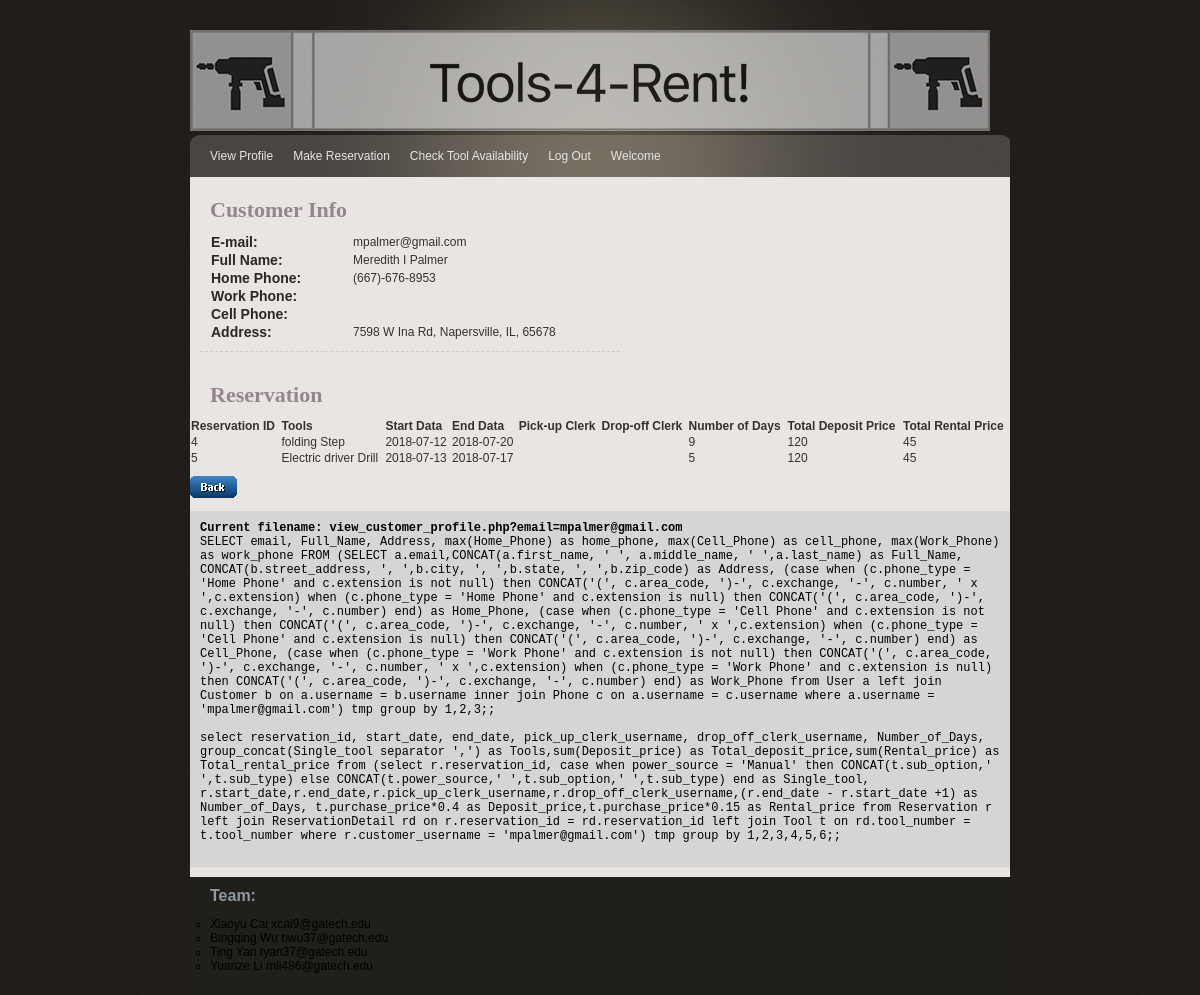
The app's page /view_customer_profile.php?email=mpalmer@gmail.com with its own data.
### tables this page shows
CREATE TABLE Reservation(
	reservation_id INT NOT NULL AUTO_INCREMENT,
	customer_username VARCHAR(50) NOT NULL,
	start_date DATE NOT NULL,
	end_date DATE NOT NULL,
	pick_up_clerk_username VARCHAR(50) NULL,
	drop_off_clerk_username VARCHAR(50) NULL,
	card_number VARCHAR(50) NOT NULL,
	UNIQUE KEY reservation_id (reservation_id),
	PRIMARY KEY (reservation_id),
	FOREIGN KEY (customer_username)
		REFERENCES Customer(username),
	FOREIGN KEY (pick_up_clerk_username)
		REFERENCES Clerk(username),
	FOREIGN KEY (drop_off_clerk_username)
		REFERENCES Clerk(username),
	FOREIGN KEY (card_number)
		REFERENCES CreditCard(card_number) ON DELETE CASCADE ON UPDATE CASCADE
);

### view_customer_profile.php (the view, shortened to what this page needs)
<?php
include('lib/common.php');
include("lib/header.php");
$email = $_GET[email];
    $query = "SELECT email, Full_Name, Address, max(Home_Phone) as home_phone, max(Cell_Phone) as cell_phone, max(Work_Phone) as work_phone ".
        "FROM (SELECT a.email,CONCAT(a.first_name, ' ', a.middle_name, ' ',a.last_name) as Full_Name, ".
        "CONCAT(b.street_address, ', ',b.city, ', ',b.state, ', ',b.zip_code) as Address, ".
        "(case when (c.phone_type = 'Home Phone' and c.extension is not null) ".
        "then CONCAT('(', c.area_code, ')-', c.exchange, '-', c.number, ' x ',c.extension) ".
        "when (c.phone_type = 'Home Phone' and c.extension is null) ".
        "then CONCAT('(', c.area_code, ')-', c.exchange, '-', c.number) end) as Home_Phone, ".
        "(case when (c.phone_type = 'Cell Phone' and c.extension is not null) ".
        "then CONCAT('(', c.area_code, ')-', c.exchange, '-', c.number, ' x ',c.extension) ".
        "when (c.phone_type = 'Cell Phone' and c.extension is null) ".
        "then CONCAT('(', c.area_code, ')-', c.exchange, '-', c.number) end) as Cell_Phone, ".
        "(case when (c.phone_type = 'Work Phone' and c.extension is not null) ".
        "then CONCAT('(', c.area_code, ')-', c.exchange, '-', c.number, ' x ',c.extension) ".
        "when (c.phone_type = 'Work Phone' and c.extension is null) ".
        "then CONCAT('(', c.area_code, ')-', c.exchange, '-', c.number) end) as Work_Phone ".
        "from User a left join Customer b on a.username = b.username ".
        "inner join Phone c on a.username = c.username ".
        "where a.username = '$email') tmp group by 1,2,3;";
    $result_cust_info = mysqli_query($db, $query);
    if ( !is_bool($result_cust_info) && (mysqli_num_rows($result_cust_info) > 0) ) {
        $row_cust_info = mysqli_fetch_array($result_cust_info, MYSQLI_ASSOC);
    } else {
        array_push($error_msg,  "Query ERROR: Failed to get User profile...<br>" . __FILE__ ." line:". __LINE__ );
    }
    $query ="select reservation_id, start_date, end_date, pick_up_clerk_username, drop_off_clerk_username, Number_of_Days, ".
        "group_concat(Single_tool separator ',') as Tools,sum(Deposit_price) as Total_deposit_price,sum(Rental_price) as Total_rental_price ".
        "from (select r.reservation_id, ".
        "case when power_source = 'Manual' then CONCAT(t.sub_option,' ',t.sub_type) else CONCAT(t.power_source,' ',t.sub_option,' ',t.sub_type) end as Single_tool, ".
        "r.start_date,r.end_date,r.pick_up_clerk_username,r.drop_off_clerk_username,(r.end_date - r.start_date +1) as Number_of_Days, ".
        "t.purchase_price*0.4 as Deposit_price,t.purchase_price*0.15 as Rental_price ".
        "from Reservation r ".
        "left join ReservationDetail rd on r.reservation_id = rd.reservation_id ".
        "left join Tool t on rd.tool_number = t.tool_number ".
        "where r.customer_username = '$email') tmp group by 1,2,3,4,5,6;";
    $result_resv = mysqli_query($db, $query);
?>
<?php include("lib/header.php"); ?>
</head>
<body>
<div id="main_container">
    <?php include("lib/menu_customer.php"); ?>
    <div class="center_content">
        <div class="center_left">
            <div class="title_name">
                <?php print "Customer Info"; ?>
            </div>
            <div class="features">
                <div class="profile_section">
                    <table>
                        <tr>
                            <td class="item_label">E-mail:</td>
                            <td>
                                <?php print $row_cust_info['email'] ?>
                            </td>
                        </tr>
                        <tr>
                            <td class="item_label">Full Name:</td>
                            <td>
                                <?php print $row_cust_info['Full_Name'] ?>
                            </td>
                        </tr>
                        <tr>
                            <td class="item_label">Home Phone:</td>
                            <td>
                                <?php print $row_cust_info['home_phone'] ?>
                            </td>
                        </tr>
                        <tr>
                            <td class="item_label">Work Phone:</td>
                            <td>
                            </td>
                        </tr>
                        <tr>
                            <td class="item_label">Cell Phone:</td>
                            <td>
                            </td>
                        </tr>
                        <tr>
                            <td class="item_label">Address:</td>
                            <td>
                                <?php print $row_cust_info['Address'] ?>
                            </td>
                        </tr>
                    </table>
                </div>
            </div>
        </div>
        <div class="center_content">
            <div class="center_left">
                <div class="title_name"><?php print "Reservation"; ?> </div>
            </div>
        </div>
        <table>
            <tr>
                <th>Reservation ID</th>
                <th>Tools</th>
                <th>Start Data</th>
                <th>End Data</th>
                <th>Pick-up Clerk</th>
                <th>Drop-off Clerk</th>
                <th>Number of Days</th>
                <th>Total Deposit Price</th>
                <th>Total Rental Price</th>
            </tr>
            <?php
            if (isset($result_resv)) {
                while ($row = mysqli_fetch_array($result_resv, MYSQLI_ASSOC)){
                    print "<tr>";
                    print "<td>{$row['reservation_id']}</td>";
                    print "<td>{$row['Tools']}</td>";
                    print "<td>{$row['start_date']}</td>";
                    print "<td>{$row['end_date']}</td>";
                    print "<td>{$row['pick_up_clerk_username']}</td>";
                    print "<td>{$row['drop_off_clerk_username']}</td>";
                    print "<td>{$row['Number_of_Days']}</td>";
                    print "<td>{$row['Total_deposit_price']}</td>";
                    print "<td>{$row['Total_rental_price']}</td>";
                    print "</tr>";
                }
            } ?>
        </table>
        <div class="center_content">
            <form action="customer_report.php" method="post" enctype="multipart/form-data">
                <input type="image" src="img/button_back.gif" />
            </form>
        </div>
        <?php include("lib/error.php"); ?>
    </div>
    <?php include("lib/footer.php"); ?>
</div>
</body>
</html>

### css/gtonline_style.css (style rules this page uses)
body { background:url(../img/bg.gif) repeat #000000; padding:0; font-family: Verdana, Geneva, sans-serif; font-size:12px; margin:auto auto auto auto; color:#36322b; }
table { width: 100%; border-collapse: collapse; }
th, td { padding: 1px; text-align: left; }
#main_container { width:820px; height:auto; margin:auto; padding:0px; }
.title_name { width: auto; font-family: Georgia, serif; font-weight:bold; font-size:22px; color:#96858F; margin:0px 10px 0px 10px; }
.item_label { font-family: Verdana, Geneva, sans-serif; width:140px; font-weight:bold; font-size:14px; color:#2e2721; }
.center_content { width:820px; height:auto; padding:10px 0px 10px 0px; clear:both; background-color:#E9E5E2; }
.center_left { width:600px; float:left; padding:10px 10px 10px 10px; }
.profile_section { float:left; width:400px; border-bottom:1px #CCCCCC dashed; padding:10px 10px 10px 10px; }

### records on screen
reservation: reservation_id "4", Tools "folding Step", start_date "2018-07-12", end_date "2018-07-20", Number_of_Days "9", Total_deposit_price "120", Total_rental_price "45"
reservation: reservation_id "5", Tools "Electric driver Drill", start_date "2018-07-13", end_date "2018-07-17", Number_of_Days "5", Total_deposit_price "120", Total_rental_price "45"

### other values on screen
$row_cust_info['email'] "mpalmer@gmail.com"
$row_cust_info['Full_Name'] "Meredith I Palmer"
$row_cust_info['home_phone'] "(667)-676-8953"
$row_cust_info['Address'] "7598 W Ina Rd, Napersville, IL, 65678"
$query "Current filename: view_customer_profile.php?email=mpalmer@gmail.com"
